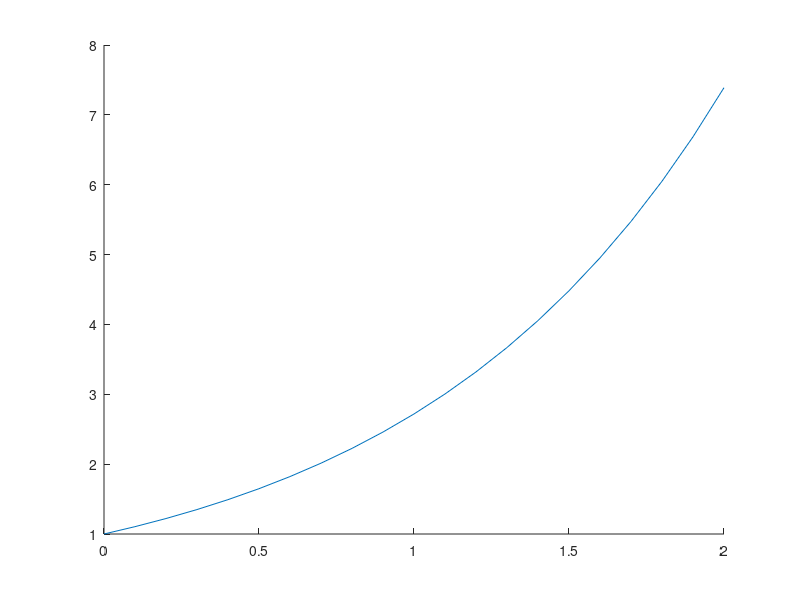

Write the MATLAB code that produced this figure. (Note: this script raises an error after producing the figure.)
% 04.10.2014
% plots f = e^x from 0 to 2
% plots the Taylor series expansion for f on the same graph with different degrees.

clear all; clc;

hold on 

figure(1)
x = 0:0.1:2;
plot(x, exp(x))

for i=0:0.1:2
    plot(i,Taylor(i,1000),'*')
    plot(i,Taylor(i,5),'r*')
    plot(i,Taylor(i,6),'g*')
    plot(i,Taylor(i,7),'k*')
    plot(i,Taylor(i,8),'y*')
    plot(i,Taylor(i,9),'c*')
    plot(i,Taylor(i,10),'m*')
end

title('Taylor series expansion for exp(x)')
legend('exp(x)','Degree = 1000','Degree = 5','Degree = 6','Degree = 7','Degree = 8','Degree = 9','Degree = 10')


function [ y ] = Taylor(X, D)
% calculates the D degree taylor series in the point X
n= 0 : D;
y = sum(X.^n ./ factorial(n));
end
